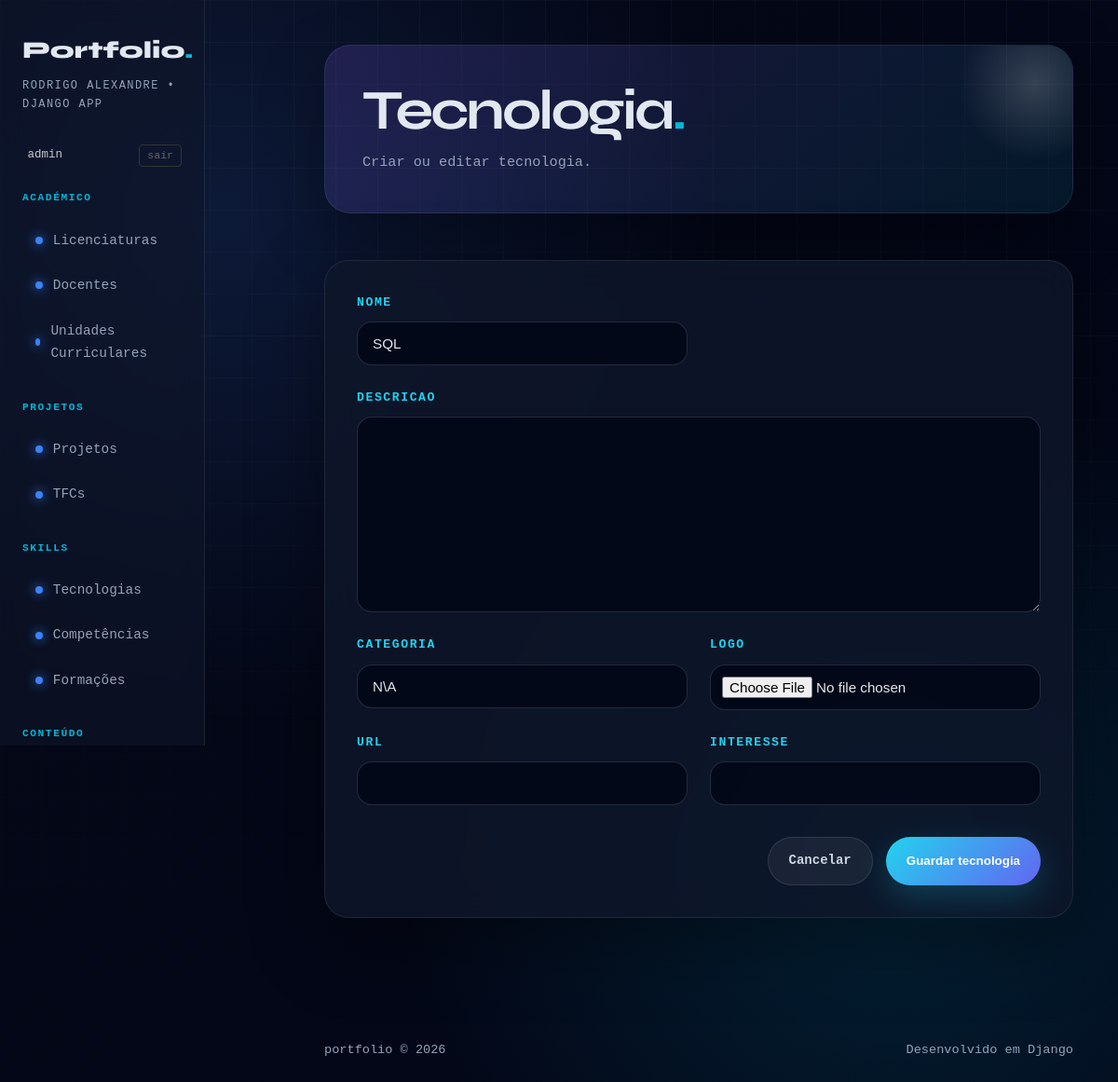
Page /portfolio/tecnologias/5/edit/ (signed in) on the earlier database version.
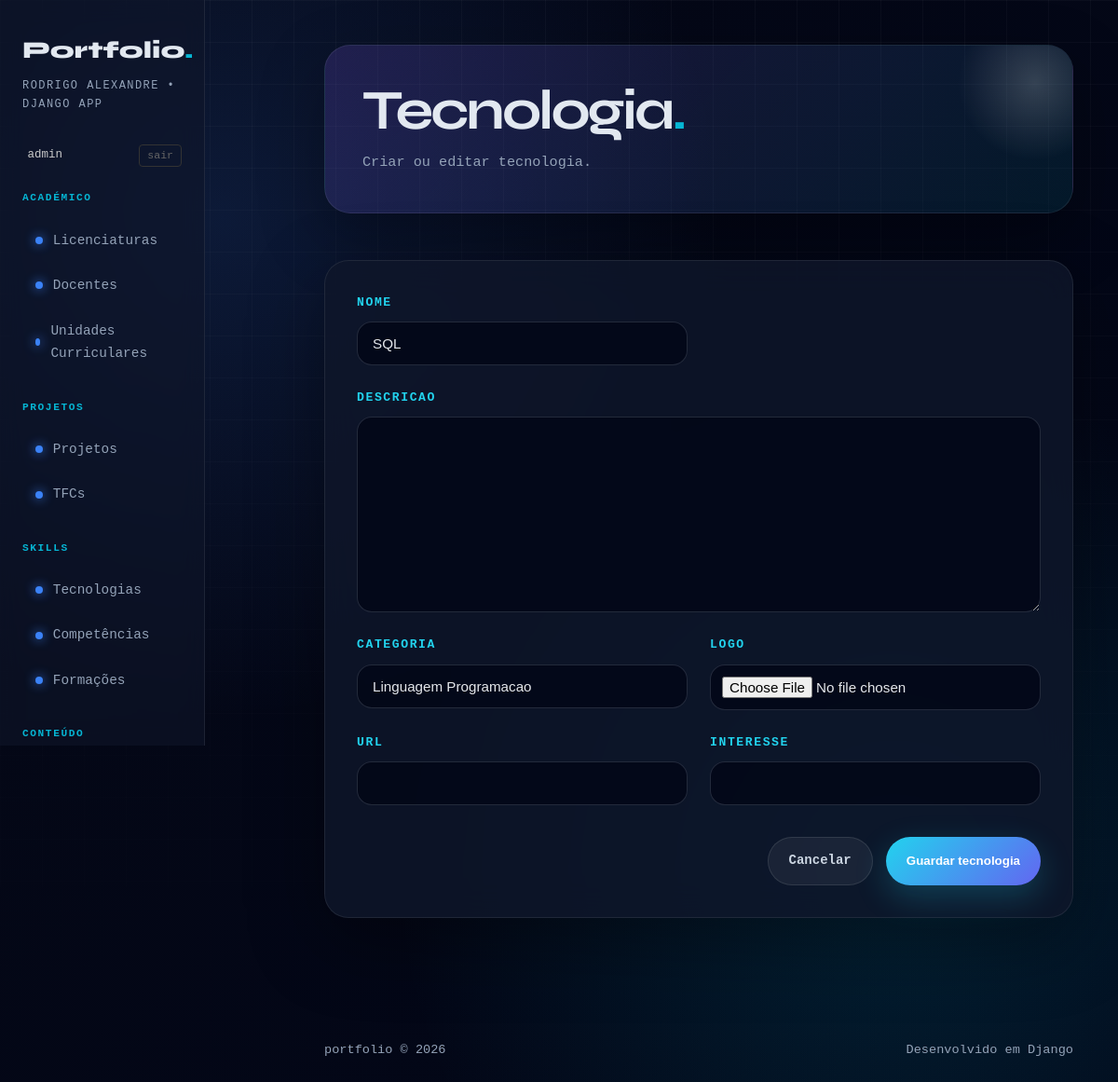
Same page on the later database version.
### portfolio/models.py (models this page shows, shortened)
class Tecnologia(models.Model):
    nome = models.CharField(max_length=100)
    descricao = models.TextField(blank=True)
    categoria = models.CharField(max_length=100)
    logo = models.ImageField(upload_to="tecnologias/", blank=True, null=True)
    url = models.URLField(blank=True)
    interesse = models.IntegerField(null=True, blank=True)
    class Meta:
        verbose_name_plural = "Tecnologias"

### portfolio/views.py (the view)
# urls.py: path('tecnologias/<int:pk>/edit/', views.tecnologia_update, name='tecnologia_update'),
@login_required
def tecnologia_update(request, pk):
    tecnologia = get_object_or_404(Tecnologia, pk=pk)
    if request.method == 'POST':
        form = TecnologiaForm(request.POST, request.FILES, instance=tecnologia)
        if form.is_valid():
            form.save()
            return redirect('tecnologias')
    else:
        form = TecnologiaForm(instance=tecnologia)
    return render(request, 'portfolio/form_generico.html', {'form': form, 'titulo': 'Tecnologia'})

### portfolio/forms.py
class TecnologiaForm(forms.ModelForm):
    class Meta:
        model = Tecnologia
        fields = '__all__'

### accounts/templatetags/auth_extras.py (called while the page is built)
@register.filter
def in_group(user, group_name):
    if not user.is_authenticated:
        return False
    return user.groups.filter(name=group_name).exists()

### portfolio/templates/portfolio/form_generico.html (shortened to what this page needs)
{% extends "portfolio/base.html" %}
{% block content %}
<div class="page-header">
    <div>
        <h2>{{ titulo }}<span>.</span></h2>
        <p>Criar ou editar {{ titulo|lower }}.</p>
    </div>
</div>
<section class="form-wrapper">
    <form method="POST" enctype="multipart/form-data" class="project-form">
        <div class="form-grid">
            {% for field in form %}
                <div class="form-group
                    {% if field.name == 'descricao' %}full{% endif %}
                ">
                    <label for="{{ field.id_for_label }}">
                        {{ field.label }}
                    </label>
                    {{ field }}
                </div>
            {% endfor %}
        </div>
        <div class="form-actions">
            <a href="javascript:history.back()" class="btn-secondary">
                Cancelar
            </a>
            <button type="submit" class="btn-primary">
                Guardar {{ titulo|lower }}
            </button>
        </div>
    </form>
</section>
{% endblock %}

Differences in the rows shown:
changed Tecnologia "SQL": categoria "N\\A" → "Linguagem Programacao"
